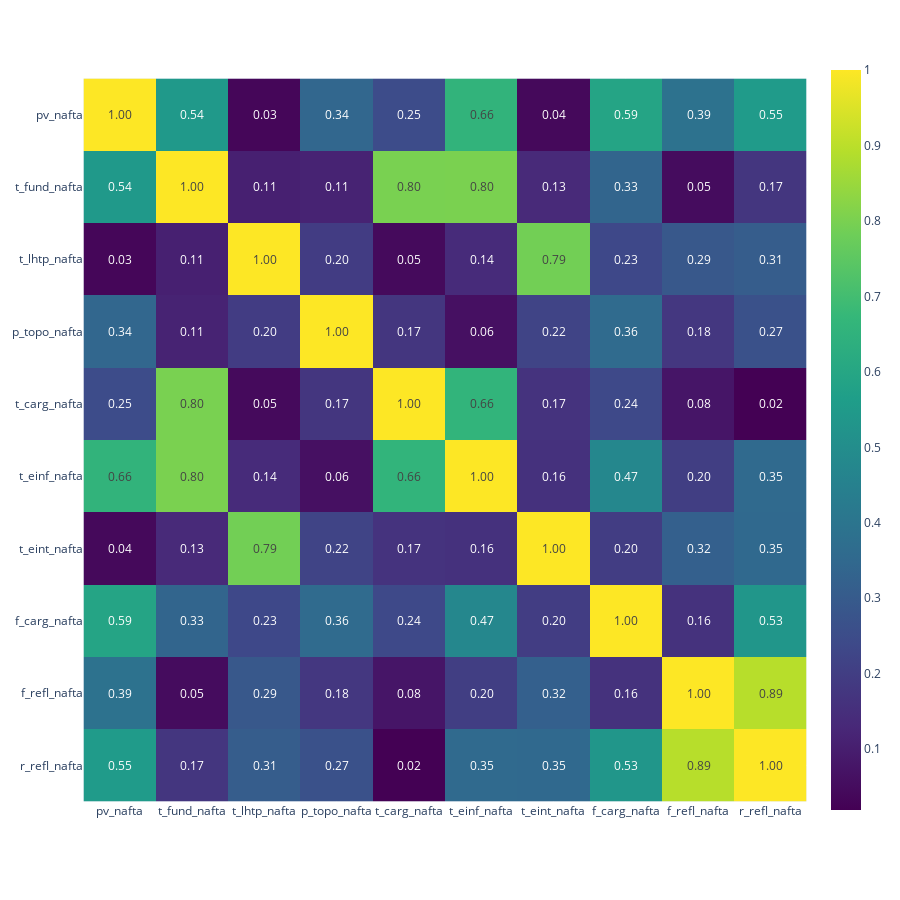

Notebook code for this chart:
### Markdown cell above
Vamos avaliar como ficaram as correlações e a VIF após essa nova vaiável.

### Code cell
calcula_vif(df2,target)
calcula_corr(df2)
# pairplot_corr_hm(df2, figsize=(24, 24), hist_bins=30, s=10, alpha=0.5)

### Figure 1 — Plotly figure (JSON) as saved in the notebook; plotly's stock layout.template omitted (floating-point values rounded to 4 significant figures)
{"data": [{"coloraxis": "coloraxis", "hovertemplate": "x: %{x}<br>y: %{y}<br>color: %{z}<extra></extra>", "name": "0", "textfont": {"size": 12}, "texttemplate": "%{z:.2f}", "type": "heatmap", "x": ["pv_nafta", "t_fund_nafta", "t_lhtp_nafta", "p_topo_nafta", "t_carg_nafta", "t_einf_nafta", "t_eint_nafta", "f_carg_nafta", "f_refl_nafta", "r_refl_nafta"], "xaxis": "x", "y": ["pv_nafta", "t_fund_nafta", "t_lhtp_nafta", "p_topo_nafta", "t_carg_nafta", "t_einf_nafta", "t_eint_nafta", "f_carg_nafta", "f_refl_nafta", "r_refl_nafta"], "yaxis": "y", "z": [[1.0, 0.5431, 0.03322, 0.3419, 0.2488, 0.6576, 0.04204, 0.5914, 0.3884, 0.5509], [0.5431, 1.0, 0.1063, 0.1147, 0.7995, 0.8006, 0.1335, 0.335, 0.05075, 0.1745], [0.03322, 0.1063, 1.0, 0.196, 0.04506, 0.1395, 0.7884, 0.2344, 0.2909, 0.306], [0.3419, 0.1147, 0.196, 1.0, 0.175, 0.06161, 0.2194, 0.3603, 0.177, 0.2668], [0.2488, 0.7995, 0.04506, 0.175, 1.0, 0.6589, 0.1654, 0.236, 0.07659, 0.01941], [0.6576, 0.8006, 0.1395, 0.06161, 0.6589, 1.0, 0.1587, 0.4731, 0.2003, 0.3531], [0.04204, 0.1335, 0.7884, 0.2194, 0.1654, 0.1587, 1.0, 0.198, 0.3197, 0.3512], [0.5914, 0.335, 0.2344, 0.3603, 0.236, 0.4731, 0.198, 1.0, 0.1621, 0.5345], [0.3884, 0.05075, 0.2909, 0.177, 0.07659, 0.2003, 0.3197, 0.1621, 1.0, 0.8935], [0.5509, 0.1745, 0.306, 0.2668, 0.01941, 0.3531, 0.3512, 0.5345, 0.8935, 1.0]]}], "layout": {"coloraxis": {"colorscale": [[0, "#440154"], [0.1111, "#482878"], [0.2222, "#3e4989"], [0.3333, "#31688e"], [0.4444, "#26828e"], [0.5556, "#1f9e89"], [0.6667, "#35b779"], [0.7778, "#6ece58"], [0.8889, "#b5de2b"], [1, "#fde725"]]}, "height": 900, "margin": {"t": 60}, "width": 900, "xaxis": {"anchor": "y", "constrain": "domain", "domain": [0, 1], "scaleanchor": "y"}, "yaxis": {"anchor": "x", "autorange": "reversed", "constrain": "domain", "domain": [0, 1]}}}
